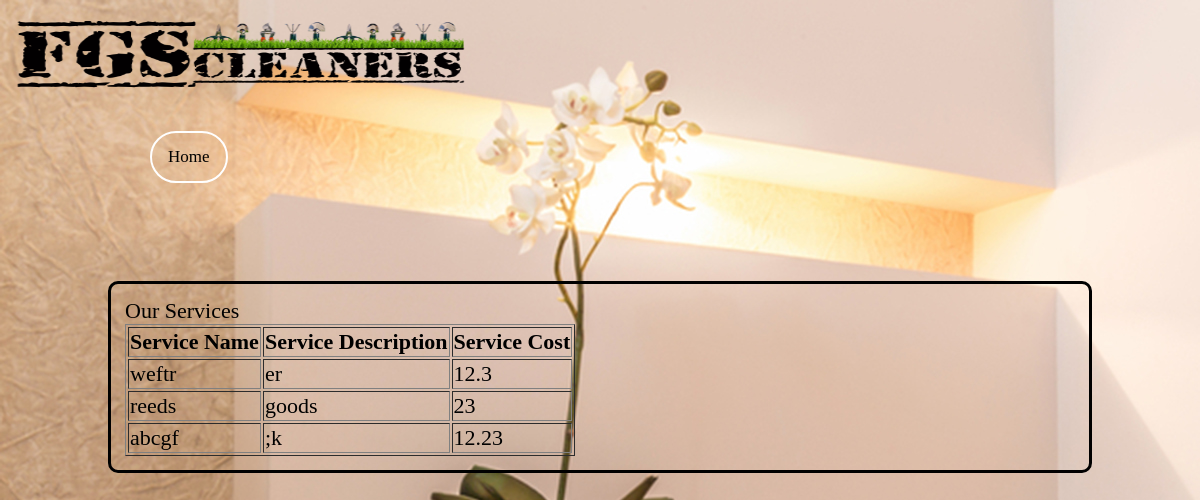
The app's page /?controller=allService&action=allService with its own data.
### tables this page shows
CREATE TABLE `tbl_service` (
  `serv_id` int(10) NOT NULL AUTO_INCREMENT,
  `serv_name` varchar(30) DEFAULT NULL,
  `serv_desc` varchar(30) DEFAULT NULL,
  `serv_cost` float DEFAULT NULL,
  `serv_image` varchar(30) DEFAULT NULL,
  `serv_categ` varchar(40) DEFAULT NULL,
  PRIMARY KEY (`serv_id`)
);

### index.php (called while the page is built, shortened)
<?php
        require_once 'routes.php';
?>

### Models/allServiceModel.php (called while the page is built, shortened)
<?php
  class ViewService {
    	public function __construct($name, $desc,$cost,$categ) {
      		$this->name  = $name;
      		$this->desc  = $desc;
      		$this->cost  = $cost;
    	}
	public static function all() {
      		$list = array();
      		$db = Db::getInstance();
      		$req = $db->query('SELECT * FROM tbl_service');
      		foreach($req->fetchAll() as $service) {
        		$list[] = new ViewService($service['serv_name'], $service['serv_desc'], $service['serv_cost'], $service['serv_categ']);
      		}
      	return $list;
    	}
}

### Views/allServiceView.php (the view, shortened to what this page needs)
<!DOCTYPE html>
<html>
<head>
<link rel="stylesheet" href="public/styling.css" />
</head>
<body class="body">
<div class="toptop" style="align:center;">
<div  class="logoHolder">
		        <img  class="logo" src="public/images/lastLogo2.png"; >
		  </div>
</div>
	<div style="margin:0 auto;" class="navParent">
		<div  class="topnav">
                  <a class="active" href="?controller=homePage&action=adminHome">Home</a>
		</div>
	</div>
<div style="margin:0 auto;" class="content3">
<?php
echo "Our Services";
echo "<form method = GET>
 <table border='1'>
    <tr >
        <th bgcolr>Service Name</th>
        <th>Service Description</th>
        <th>Service Cost</th>
       </tr>";
foreach ($allService as $serv) {
echo "<tr>
<td>$serv->name</td>
<td>$serv->desc</td>
<td>$serv->cost</td>
</tr>";
}
?>
</table></form>
</div>
<div style="margin:0 auto;" class="bottomButton">
</div>
</body>
</html>

### public/styling.css (style rules this page uses)
.toptop { border-width:2px; --border-style:solid; border-color:white; --background-color:#0000FF; position:relative; border-radius:10px; }
.topnav { font-family:'Actor'; font-size:22px; background:transparent; overflow: hidden; border-radius:10px; }
.topnav a { float: left; color: #f2f2f2; text-align: center; padding: 14px 16px; text-decoration: none; font-size: 17px; background:transparent; }
.topnav a.active { background-color: #4CAF50; background:transparent; color: black; }
.topnav { border-radius:10px; }
.bottomButton { width:100px; height:50%; border-radius:10px; background:transparent; font-size:19px; font-weight:bold; }
.body { font-family:'Actor';font-size:22px; background-color:#0000FF; background-image: url('../public/images/bg8.jpg'); height:auto; }
.active { border-width:2px; border-style:solid; border-color:white; border-radius:29px; }
.logo { width:550px; height:90px; --margin:10px auto 20px; --display:block; }
.logoHolder { width:100%; }
.content3 { padding:14px; width:950px; height:auto; border-color:black; border-style:solid; border-radius:10px; }
.navParent { height:120px; width:900px;%; -- position:fixed; }
* { box-sizing: border-box; }
*, *:before, *:after { box-sizing: inherit; }
.bottomButton { height:20px; }

### records on screen
tbl_service: serv_name "weftr", serv_desc "er", serv_cost "12.3"
tbl_service: serv_name "reeds", serv_desc "goods", serv_cost "23"
tbl_service: serv_name "abcgf", serv_desc ";k", serv_cost "12.23"
